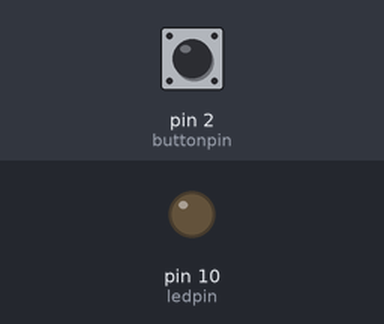
The sketch below on a simulated Arduino Uno, built with avr-gcc and run on an emulated ATmega328P. Parts: output pins drawn as LEDs (lit = HIGH). Dashed ring = blinking. The inputs (shaded band) are chosen by the test bench; at power-on: pin 2 (buttonpin) LOW.

Above: at 1.2 s.
1.3 s: pin 2 (buttonpin) pulled HIGH for 0.15 s
At 1.6 s:
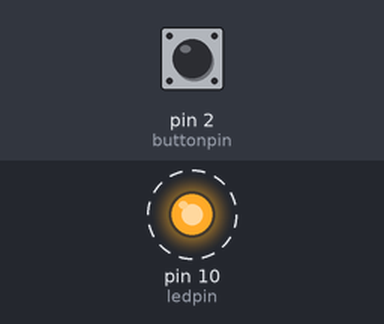
4.3 s: pin 2 (buttonpin) pulled HIGH for 3.2 s
At 4.4 s:
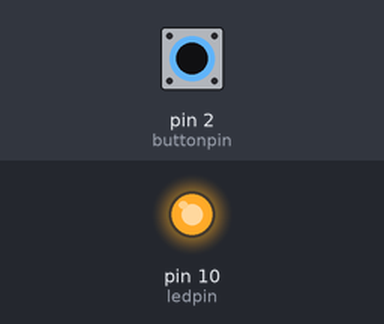
9.0 s: pin 2 (buttonpin) pulled HIGH for 1 s
Timing chart, 0 to 15.1 s (numbered marks = the images above; inputs shaded):
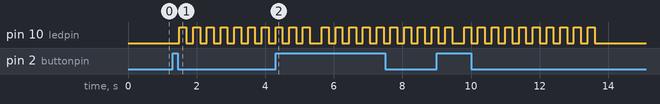

The sketch:

button_for.ino
```cpp
//Acendendo um LED com botão

#define ledpin 10  // define o nome ledpin para o número 10
#define buttonpin 2

void setup() {

pinMode(ledpin, OUTPUT); // pino 10 como saída
pinMode(buttonpin, INPUT); //pino 2 como entrada

}

void loop() {

//Cria uma variável status que irá receber o estado do pino button
 int state= digitalRead(buttonpin);

 delay(150);

 if (state == HIGH)
 {
    for (int x=0; x<10; x++)
    {
      digitalWrite(ledpin, HIGH);
      delay(200);
      digitalWrite(ledpin, LOW);
      delay(200);

    }//end for

 }//end if

}//end loop
```

Measured:
- after the input at 1.3 s, pin 10 (ledpin): alternates HIGH for 0.20 s and LOW for 0.20 s, starting after 0.20 s
